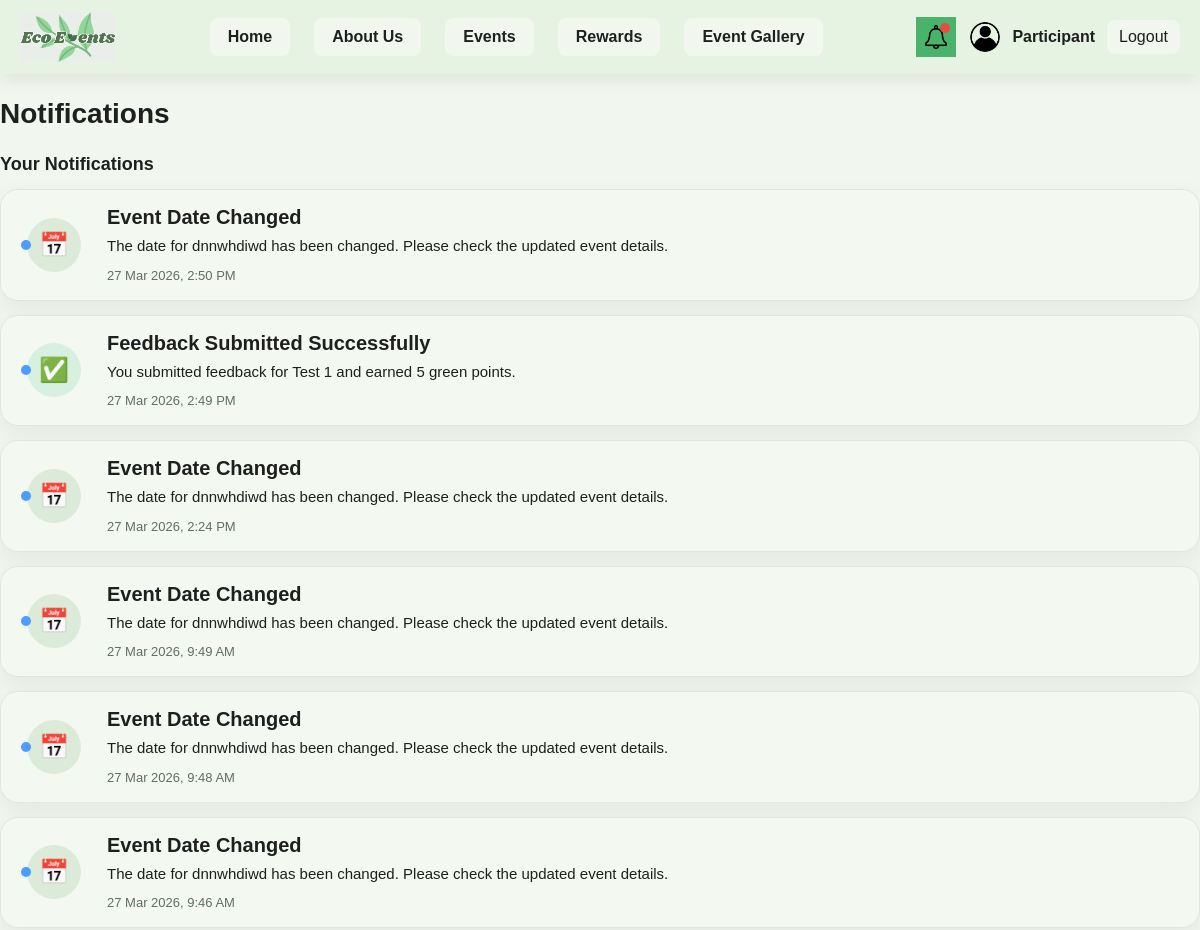
Before: /Sustainableapp/notification.php (signed in, upper part) with the older database file.
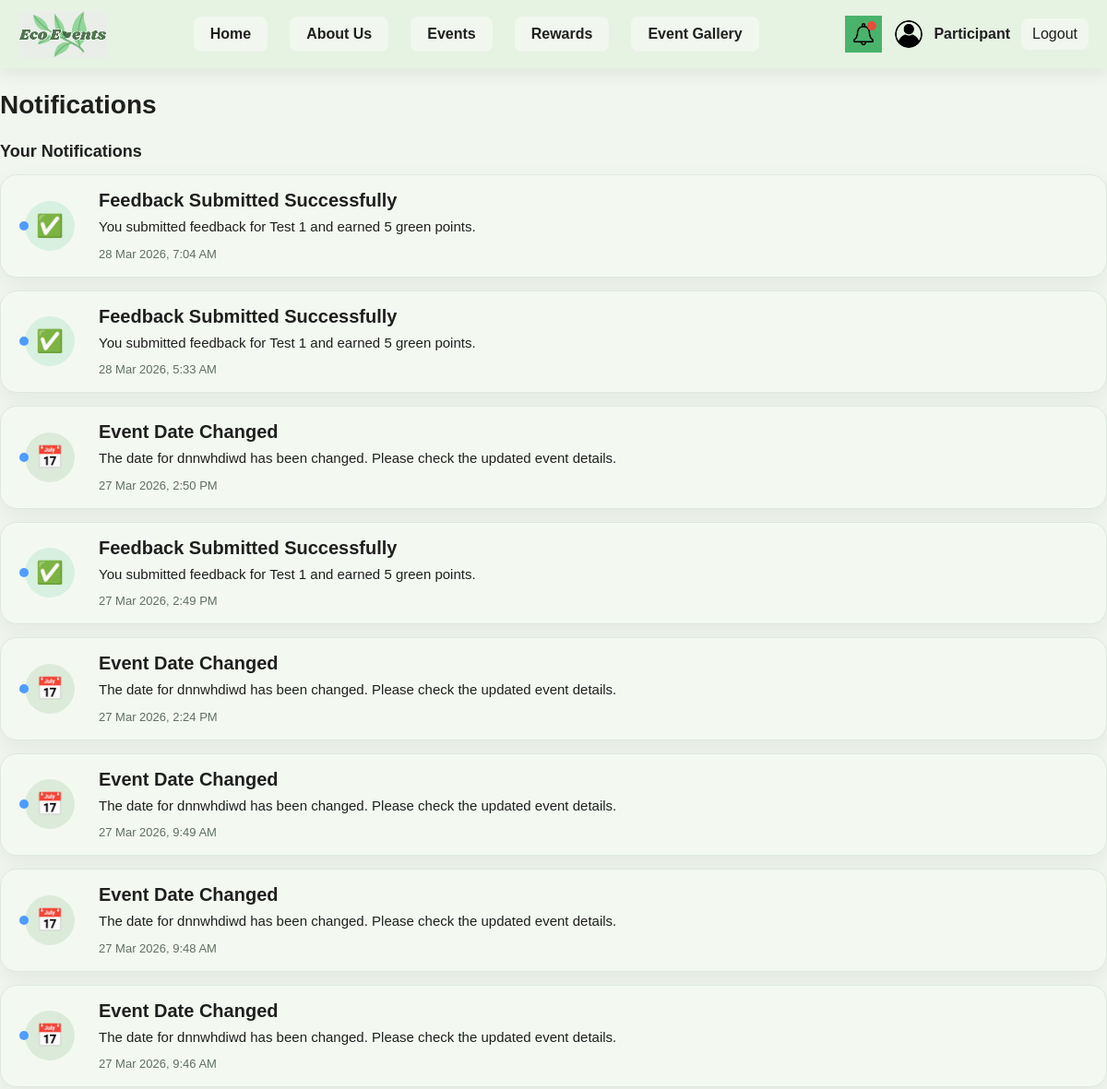
After: the same page with the newer database file.
### tables this page shows
CREATE TABLE `notifications` (
  `notification_id` int(11) NOT NULL,
  `user_id` int(11) NOT NULL,
  `event_id` int(11) DEFAULT NULL,
  `title` varchar(255) DEFAULT NULL,
  `message` text DEFAULT NULL,
  `is_read` tinyint(1) DEFAULT 0,
  `created_at` timestamp NOT NULL DEFAULT current_timestamp()
);

### Sustainableapp/notification.php (the view, shortened to what this page needs)
<?php
include("config.php");
$user_id = (int)$_SESSION['user_id'];
$stmt = $conn->prepare("
    SELECT notification_id, event_id, title, message, is_read, created_at
    FROM notifications
    WHERE user_id = ?
    ORDER BY created_at DESC
");
$stmt->bind_param("i", $user_id);
$stmt->execute();
$result = $stmt->get_result();
?>
<!DOCTYPE html>
<html lang="en">
<head>
  <link rel="stylesheet" href="css/style.css" />
</head>
<body>
<?php include("header.php"); ?>
<main class="container notifications-page">
  <div class="notifications-header">
    <h1 class="notifications-title">Notifications</h1>
  </div>
  <section class="notification-group">
    <h2 class="notification-group-title">Your Notifications</h2>
    <div class="notifications-list">
      <?php if ($result && $result->num_rows > 0): ?>
        <?php while ($row = $result->fetch_assoc()): ?>
        <?php
        $link = "#";
        if (!empty($row['event_id'])) {
            $link = "eventdetails.php?id=" . (int)$row['event_id'];
        }
        $isUnread = (int)$row['is_read'] === 0;
        $iconClass = "type-event";
        $iconSymbol = "📅";
        if (stripos($row['title'], 'Reward') !== false) {
            $iconClass = "type-reward";
            $iconSymbol = "🎁";
        } elseif (stripos($row['title'], 'Points') !== false) {
            $iconClass = "type-points";
            $iconSymbol = "⭐";
        } elseif (stripos($row['title'], 'Joined') !== false || stripos($row['title'], 'Success') !== false) {
            $iconClass = "type-success";
            $iconSymbol = "✅";
        }
        $timeText = date("d M Y, g:i A", strtotime($row['created_at']));
        ?>
        <a href="<?= $link ?>" class="notification-link-card">
        <article class="notification-item <?= $isUnread ? 'unread' : '' ?>">
            <div class="notification-left">
            <div class="notification-avatar <?= $iconClass ?>"><?= $iconSymbol ?></div>
            <?php if ($isUnread): ?>
                <span class="notification-blue-dot"></span>
            <?php endif; ?>
            </div>
            <div class="notification-content">
            <h3 class="notification-item-title"><?= htmlspecialchars($row['title']) ?></h3>
            <p class="notification-message"><?= htmlspecialchars($row['message']) ?></p>
            <span class="notification-time"><?= $timeText ?></span>
            </div>
        </article>
        </a>
        <?php endwhile; ?>
      <?php endif; ?>
    </div>
  </section>
</main>
</body>
</html>

Changed rows visible on the page:
added notifications: title "✅", is_read 0 (drawn), title "Feedback Submitted Successfully", message "You submitted feedback for Test 1 and earned 5 green points.", created_at "28 Mar 2026, 7:04 AM"
added notifications: title "✅", is_read 0 (drawn), title "Feedback Submitted Successfully", message "You submitted feedback for Test 1 and earned 5 green points.", created_at "28 Mar 2026, 5:33 AM"
